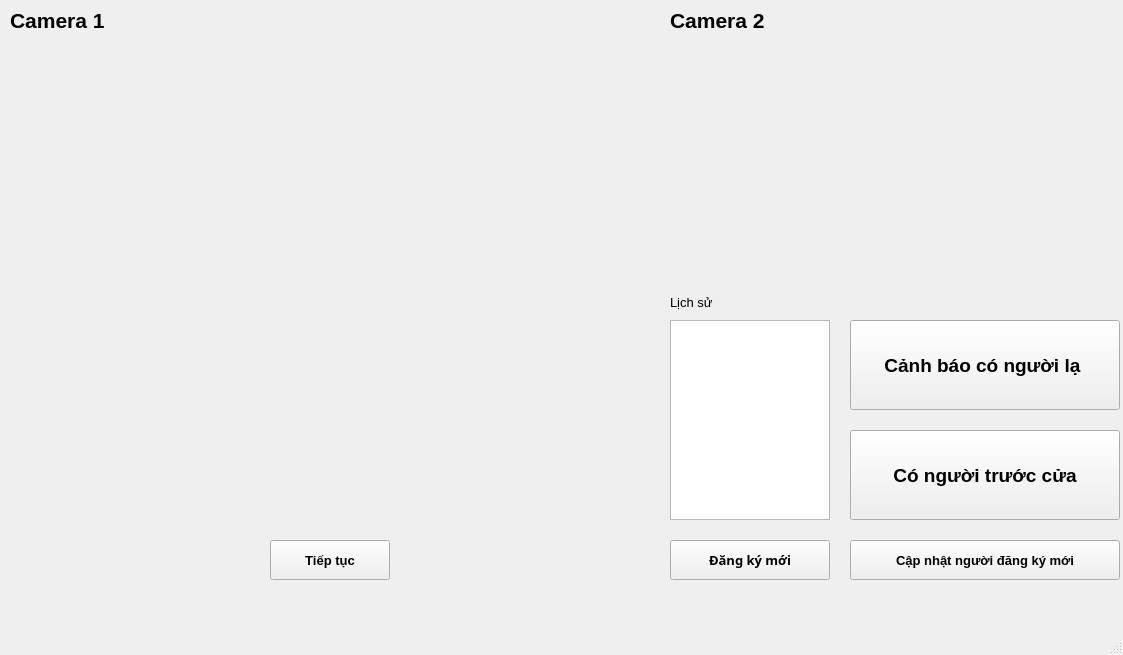
<?xml version="1.0" encoding="UTF-8"?>
<ui version="4.0">
 <class>MainWindow</class>
 <widget class="QMainWindow" name="MainWindow">
  <property name="geometry">
   <rect>
    <x>0</x>
    <y>0</y>
    <width>1123</width>
    <height>655</height>
   </rect>
  </property>
  <property name="windowTitle">
   <string>MainWindow</string>
  </property>
  <widget class="QWidget" name="centralwidget">
   <widget class="QLabel" name="CameraLabel">
    <property name="geometry">
     <rect>
      <x>10</x>
      <y>10</y>
      <width>141</width>
      <height>21</height>
     </rect>
    </property>
    <property name="font">
     <font>
      <pointsize>16</pointsize>
      <weight>75</weight>
      <italic>false</italic>
      <bold>true</bold>
      <underline>false</underline>
      <strikeout>false</strikeout>
     </font>
    </property>
    <property name="text">
     <string>Camera 1</string>
    </property>
   </widget>
   <widget class="QPushButton" name="RegisterButton">
    <property name="geometry">
     <rect>
      <x>670</x>
      <y>540</y>
      <width>160</width>
      <height>40</height>
     </rect>
    </property>
    <property name="font">
     <font>
      <family>Myanmar Text</family>
      <pointsize>10</pointsize>
      <weight>75</weight>
      <bold>true</bold>
     </font>
    </property>
    <property name="text">
     <string>Đăng ký mới</string>
    </property>
   </widget>
   <widget class="QPushButton" name="UpdateButton">
    <property name="geometry">
     <rect>
      <x>850</x>
      <y>540</y>
      <width>270</width>
      <height>40</height>
     </rect>
    </property>
    <property name="font">
     <font>
      <pointsize>10</pointsize>
      <weight>75</weight>
      <bold>true</bold>
     </font>
    </property>
    <property name="text">
     <string>Cập nhật người đăng ký mới</string>
    </property>
   </widget>
   <widget class="QLabel" name="HistoryLabel">
    <property name="geometry">
     <rect>
      <x>670</x>
      <y>290</y>
      <width>131</width>
      <height>25</height>
     </rect>
    </property>
    <property name="font">
     <font>
      <pointsize>10</pointsize>
     </font>
    </property>
    <property name="text">
     <string>Lịch sử</string>
    </property>
   </widget>
   <widget class="QLabel" name="CameraShow">
    <property name="geometry">
     <rect>
      <x>10</x>
      <y>40</y>
      <width>640</width>
      <height>480</height>
     </rect>
    </property>
    <property name="text">
     <string/>
    </property>
   </widget>
   <widget class="QPushButton" name="countinueButton">
    <property name="geometry">
     <rect>
      <x>270</x>
      <y>540</y>
      <width>120</width>
      <height>40</height>
     </rect>
    </property>
    <property name="font">
     <font>
      <pointsize>10</pointsize>
      <weight>75</weight>
      <bold>true</bold>
     </font>
    </property>
    <property name="text">
     <string>Tiếp tục</string>
    </property>
   </widget>
   <widget class="QTextEdit" name="Screen2">
    <property name="geometry">
     <rect>
      <x>670</x>
      <y>320</y>
      <width>160</width>
      <height>200</height>
     </rect>
    </property>
   </widget>
   <widget class="QLabel" name="Screen1">
    <property name="geometry">
     <rect>
      <x>670</x>
      <y>40</y>
      <width>440</width>
      <height>241</height>
     </rect>
    </property>
    <property name="text">
     <string/>
    </property>
   </widget>
   <widget class="QLabel" name="CameraLabel_2">
    <property name="geometry">
     <rect>
      <x>670</x>
      <y>10</y>
      <width>141</width>
      <height>21</height>
     </rect>
    </property>
    <property name="font">
     <font>
      <pointsize>16</pointsize>
      <weight>75</weight>
      <italic>false</italic>
      <bold>true</bold>
      <underline>false</underline>
      <strikeout>false</strikeout>
     </font>
    </property>
    <property name="text">
     <string>Camera 2</string>
    </property>
   </widget>
   <widget class="QPushButton" name="AlertHasStranger">
    <property name="geometry">
     <rect>
      <x>850</x>
      <y>320</y>
      <width>270</width>
      <height>90</height>
     </rect>
    </property>
    <property name="font">
     <font>
      <pointsize>14</pointsize>
      <weight>75</weight>
      <bold>true</bold>
     </font>
    </property>
    <property name="text">
     <string>Cảnh báo có người lạ </string>
    </property>
   </widget>
   <widget class="QPushButton" name="AlertPeopleAtDoor">
    <property name="geometry">
     <rect>
      <x>850</x>
      <y>430</y>
      <width>270</width>
      <height>90</height>
     </rect>
    </property>
    <property name="font">
     <font>
      <pointsize>14</pointsize>
      <weight>75</weight>
      <bold>true</bold>
     </font>
    </property>
    <property name="text">
     <string>Có người trước cửa</string>
    </property>
   </widget>
  </widget>
  <widget class="QMenuBar" name="menubar">
   <property name="geometry">
    <rect>
     <x>0</x>
     <y>0</y>
     <width>1123</width>
     <height>26</height>
    </rect>
   </property>
  </widget>
  <widget class="QStatusBar" name="statusbar"/>
 </widget>
 <resources/>
 <connections/>
</ui>
